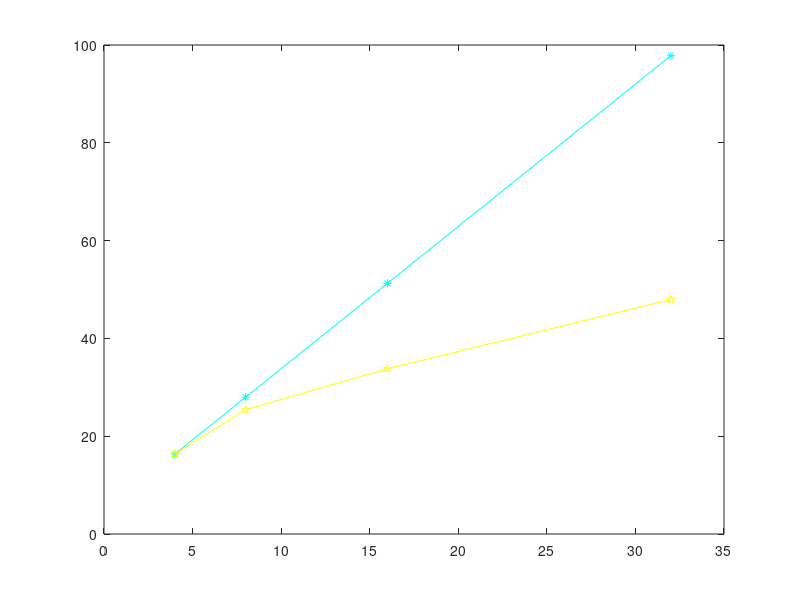

MATLAB code to generate this figure: (Note: this script raises an error after producing the figure.)
clc;
clear all;
close all;
bits = [4,8,16,32];
rca = [16.35 27.99 51.26 97.82]; 
cla = [16.35 25.43 33.79 47.96];
plot(bits,rca,'cyan-*',bits,cla,'y-pentagram');

text(bits, rca, string(rca), ...
    'VerticalAlignment','bottom', ...
    'HorizontalAlignment','center');

text(bits, cla, string(cla), ...
    'VerticalAlignment','top', ...
    'HorizontalAlignment','center');

xlabel('Bit-width(n)');
ylabel('Delay (time units as per GF180 liberty)');
title('STA delay v/s Bit-width (gf180mcu ss corner used)');
legend('RCA','CLA','Location','northwest');
grid on;
datacursormode on;
